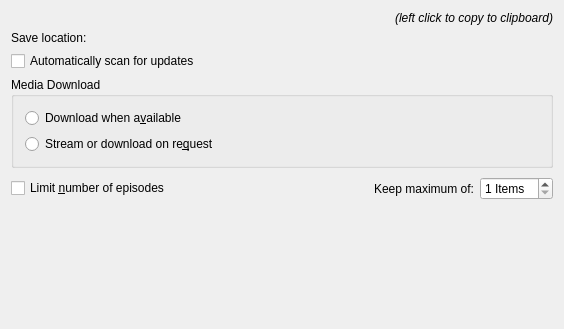
<ui version="4.0" >
 <author>Bart Cerneels</author>
 <class>PodcastSettingsBase</class>
 <widget class="QWidget" name="PodcastSettingsBase" >
  <property name="windowModality" >
   <enum>Qt::WindowModal</enum>
  </property>
  <property name="geometry" >
   <rect>
    <x>0</x>
    <y>0</y>
    <width>564</width>
    <height>329</height>
   </rect>
  </property>
  <property name="sizePolicy" >
   <sizepolicy vsizetype="MinimumExpanding" hsizetype="MinimumExpanding" >
    <horstretch>0</horstretch>
    <verstretch>0</verstretch>
   </sizepolicy>
  </property>
  <property name="windowTitle" >
   <string>Podcast Configuration</string>
  </property>
  <layout class="QVBoxLayout" name="verticalLayout_3" >
   <item>
    <layout class="QVBoxLayout" name="verticalLayout_2" >
     <item>
      <layout class="QHBoxLayout" name="m_urlLabelLayout" >
       <item>
        <widget class="KUrlLabel" name="m_feedLabel" >
         <property name="textInteractionFlags" >
          <set>Qt::LinksAccessibleByMouse|Qt::TextSelectableByKeyboard|Qt::TextSelectableByMouse</set>
         </property>
         <property name="url" >
          <string>Feed URL</string>
         </property>
        </widget>
       </item>
       <item>
        <widget class="QLabel" name="m_leftClickLabel" >
         <property name="font" >
          <font>
           <italic>true</italic>
          </font>
         </property>
         <property name="layoutDirection" >
          <enum>Qt::LeftToRight</enum>
         </property>
         <property name="text" >
          <string>(left click to copy to clipboard)</string>
         </property>
         <property name="alignment" >
          <set>Qt::AlignRight|Qt::AlignTrailing|Qt::AlignVCenter</set>
         </property>
        </widget>
       </item>
      </layout>
     </item>
     <item>
      <layout class="QHBoxLayout" name="horizontalLayout" >
       <item>
        <widget class="QLabel" name="textLabel1" >
         <property name="text" >
          <string>Save location:</string>
         </property>
         <property name="wordWrap" >
          <bool>false</bool>
         </property>
        </widget>
       </item>
       <item>
        <widget class="KUrlRequester" name="m_saveLocation" />
       </item>
      </layout>
     </item>
     <item>
      <widget class="QCheckBox" name="m_autoFetchCheck" >
       <property name="toolTip" >
        <string>When checked, Amarok will automatically scan the podcast for updates</string>
       </property>
       <property name="whatsThis" >
        <string>When checked, Amarok will automatically scan the podcast for updates</string>
       </property>
       <property name="text" >
        <string>Automatically scan for updates</string>
       </property>
      </widget>
     </item>
     <item>
      <widget class="KButtonGroup" name="kbuttongroup" >
       <property name="title" >
        <string>Media Download</string>
       </property>
       <property name="checkable" >
        <bool>false</bool>
       </property>
       <layout class="QVBoxLayout" name="verticalLayout" >
        <item>
         <widget class="QRadioButton" name="m_downloadRadio" >
          <property name="toolTip" >
           <string>Download media as soon as it becomes available</string>
          </property>
          <property name="whatsThis" >
           <string>Download media as soon as it becomes available</string>
          </property>
          <property name="text" >
           <string>Download when a&amp;vailable</string>
          </property>
         </widget>
        </item>
        <item>
         <widget class="QRadioButton" name="m_streamRadio" >
          <property name="toolTip" >
           <string>Media must be explicitly downloaded, otherwise the podcast will be played from the remote server.</string>
          </property>
          <property name="whatsThis" >
           <string>Media must be explicitly downloaded, otherwise the podcast will be played from the remote server.</string>
          </property>
          <property name="text" >
           <string>Stream or download on re&amp;quest</string>
          </property>
         </widget>
        </item>
       </layout>
      </widget>
     </item>
     <item>
      <layout class="QHBoxLayout" name="horizontalLayout_2" >
       <item>
        <widget class="QCheckBox" name="m_purgeCheck" >
         <property name="toolTip" >
          <string>If checked, Amarok will throw away old podcast episodes</string>
         </property>
         <property name="whatsThis" >
          <string>If checked, Amarok will throw away old podcast episodes</string>
         </property>
         <property name="text" >
          <string>Limit &amp;number of episodes</string>
         </property>
        </widget>
       </item>
       <item>
        <spacer name="spacer16" >
         <property name="orientation" >
          <enum>Qt::Horizontal</enum>
         </property>
         <property name="sizeType" >
          <enum>QSizePolicy::Expanding</enum>
         </property>
         <property name="sizeHint" stdset="0" >
          <size>
           <width>108</width>
           <height>29</height>
          </size>
         </property>
        </spacer>
       </item>
       <item>
        <widget class="QLabel" name="m_purgeCountLabel" >
         <property name="text" >
          <string>Keep maximum of:</string>
         </property>
         <property name="wordWrap" >
          <bool>false</bool>
         </property>
        </widget>
       </item>
       <item>
        <widget class="QSpinBox" name="m_purgeCountSpinBox" >
         <property name="toolTip" >
          <string>The maximum number of podcast items to store</string>
         </property>
         <property name="whatsThis" >
          <string>The maximum number of podcast items to store</string>
         </property>
         <property name="suffix" >
          <string> Items</string>
         </property>
         <property name="minimum" >
          <number>1</number>
         </property>
        </widget>
       </item>
      </layout>
     </item>
     <item>
      <spacer name="spacer17" >
       <property name="orientation" >
        <enum>Qt::Vertical</enum>
       </property>
       <property name="sizeType" >
        <enum>QSizePolicy::MinimumExpanding</enum>
       </property>
       <property name="sizeHint" stdset="0" >
        <size>
         <width>496</width>
         <height>13</height>
        </size>
       </property>
      </spacer>
     </item>
    </layout>
   </item>
  </layout>
 </widget>
 <layoutdefault spacing="6" margin="11" />
 <customwidgets>
  <customwidget>
   <class>KButtonGroup</class>
   <extends>QGroupBox</extends>
   <header>kbuttongroup.h</header>
   <container>1</container>
  </customwidget>
  <customwidget>
   <class>KUrlLabel</class>
   <extends>QLabel</extends>
   <header>kurllabel.h</header>
  </customwidget>
  <customwidget>
   <class>KUrlRequester</class>
   <extends>QFrame</extends>
   <header>kurlrequester.h</header>
  </customwidget>
 </customwidgets>
 <includes>
  <include location="local" >kurlrequester.h</include>
  <include location="local" >klineedit.h</include>
  <include location="local" >kpushbutton.h</include>
 </includes>
 <resources/>
 <connections>
  <connection>
   <sender>m_purgeCheck</sender>
   <signal>toggled(bool)</signal>
   <receiver>m_purgeCountSpinBox</receiver>
   <slot>setEnabled(bool)</slot>
   <hints>
    <hint type="sourcelabel" >
     <x>20</x>
     <y>20</y>
    </hint>
    <hint type="destinationlabel" >
     <x>20</x>
     <y>20</y>
    </hint>
   </hints>
  </connection>
  <connection>
   <sender>m_purgeCheck</sender>
   <signal>toggled(bool)</signal>
   <receiver>m_purgeCountLabel</receiver>
   <slot>setEnabled(bool)</slot>
   <hints>
    <hint type="sourcelabel" >
     <x>20</x>
     <y>20</y>
    </hint>
    <hint type="destinationlabel" >
     <x>20</x>
     <y>20</y>
    </hint>
   </hints>
  </connection>
 </connections>
</ui>
